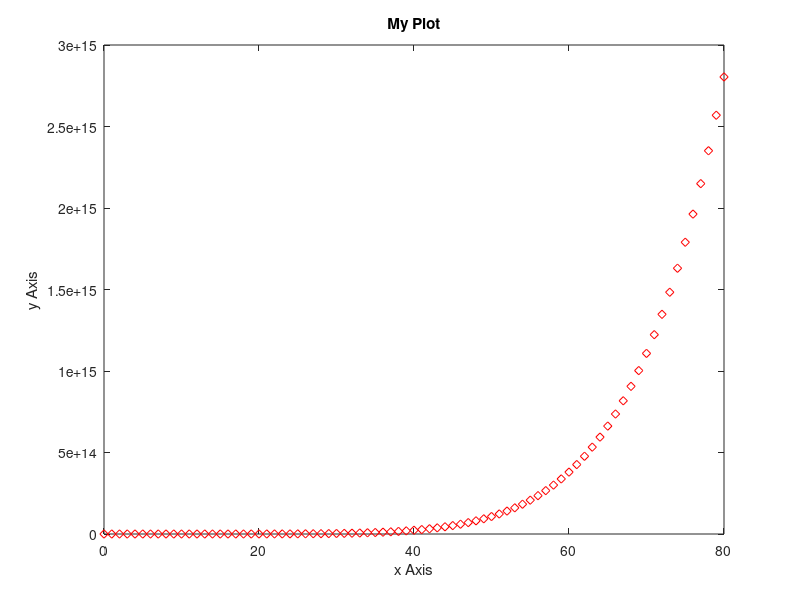
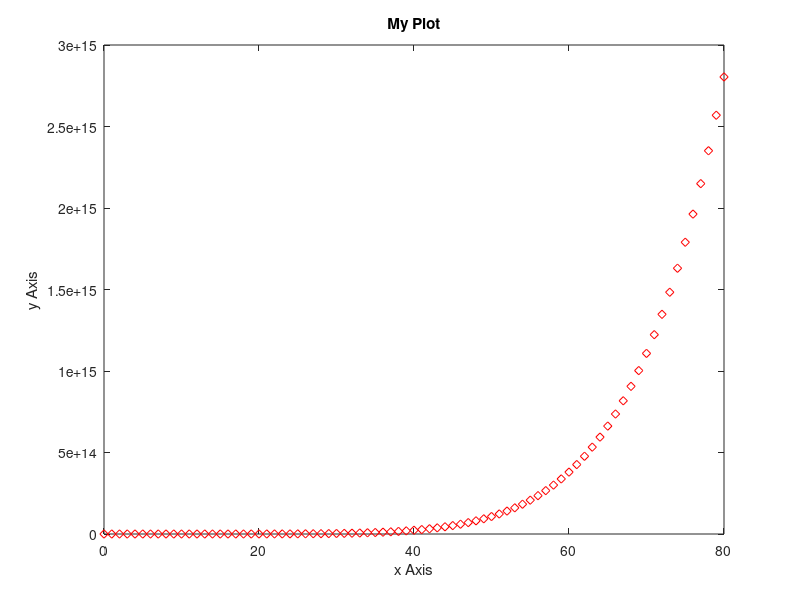

The MATLAB script that drew these images, in order:
#
#
#
# ██╗    ██╗ ██████╗ ██╗████████╗███████╗██╗  ██╗
# ██║    ██║██╔═══██╗██║╚══██╔══╝██╔════╝██║ ██╔╝
# ██║ █╗ ██║██║   ██║██║   ██║   █████╗  █████╔╝
# ██║███╗██║██║   ██║██║   ██║   ██╔══╝  ██╔═██╗
# ╚███╔███╔╝╚██████╔╝██║   ██║   ███████╗██║  ██╗
#  ╚══╝╚══╝  ╚═════╝ ╚═╝   ╚═╝   ╚══════╝╚═╝  ╚═╝
#
#
#
#   ____      __
#  / __ \____/ /____ __  _____
# / /_/ / __/ __/ _ `/ |/ / -_)
# \____/\__/\__/\_,_/|___/\__/
#
#
#
# Commands for performing the following tasks:
# 1 - Reading data from a file;
# 2 - Writing data to a file;
# 3 - Plotting data.
echo on

# READING DATA FROM A FILE.

# Changing the current working directory:
cd data_files/

# Loading data files with a single column:
load ("data_file_4.dat")
load ("data_file_5.dat")

# Checking that the loaded data is in the current scope:
whos "data_file_4"
whos "data_file_5"

# Loading data files with multiple columns:
load ("data_file_1.dat")
load ("data_file_2.dat")
load ("data_file_3.dat")

# Checking that the loaded data is in the current scope:
whos "data_file_1"
whos "data_file_2"
whos "data_file_3"

# WRITING DATA TO A FILE.

# Extracting the first 20 components of the vector data_file_4:
v1 = data_file_4(1:20)

# Extracting components 30 to 50 of the vector data_file_5:
v2 = data_file_5(30:50)

# Writing the content of the vector v1 to a file:
save ("-ascii", "vector_v1.dat", "v1")

# Writing the content of the vector v2 to a file:
save ("-ascii", "vector_v2.dat", "v2")

# PLOTTING DATA.

# Separating the columns of the matrix data_file_1:
c1 = data_file_1(:,1)
c2 = data_file_1(:,2)
c3 = data_file_1(:,3)

clear data_file_*
clear v*

# Plotting the data using red diamonds:
plot (c1, c2, "dr")

# Setting the labels of the axes:
xlabel ("x Axis")
ylabel ("y Axis")

# Setting the title of the plot:
title ("My Plot")

# Saving the plot as a PNG file:
cd ../image_files/
print ("my_plot_1", "-dpng")

# Saving the plot as a SVG file:
print ("my_plot_1", "-dsvg")

echo off
